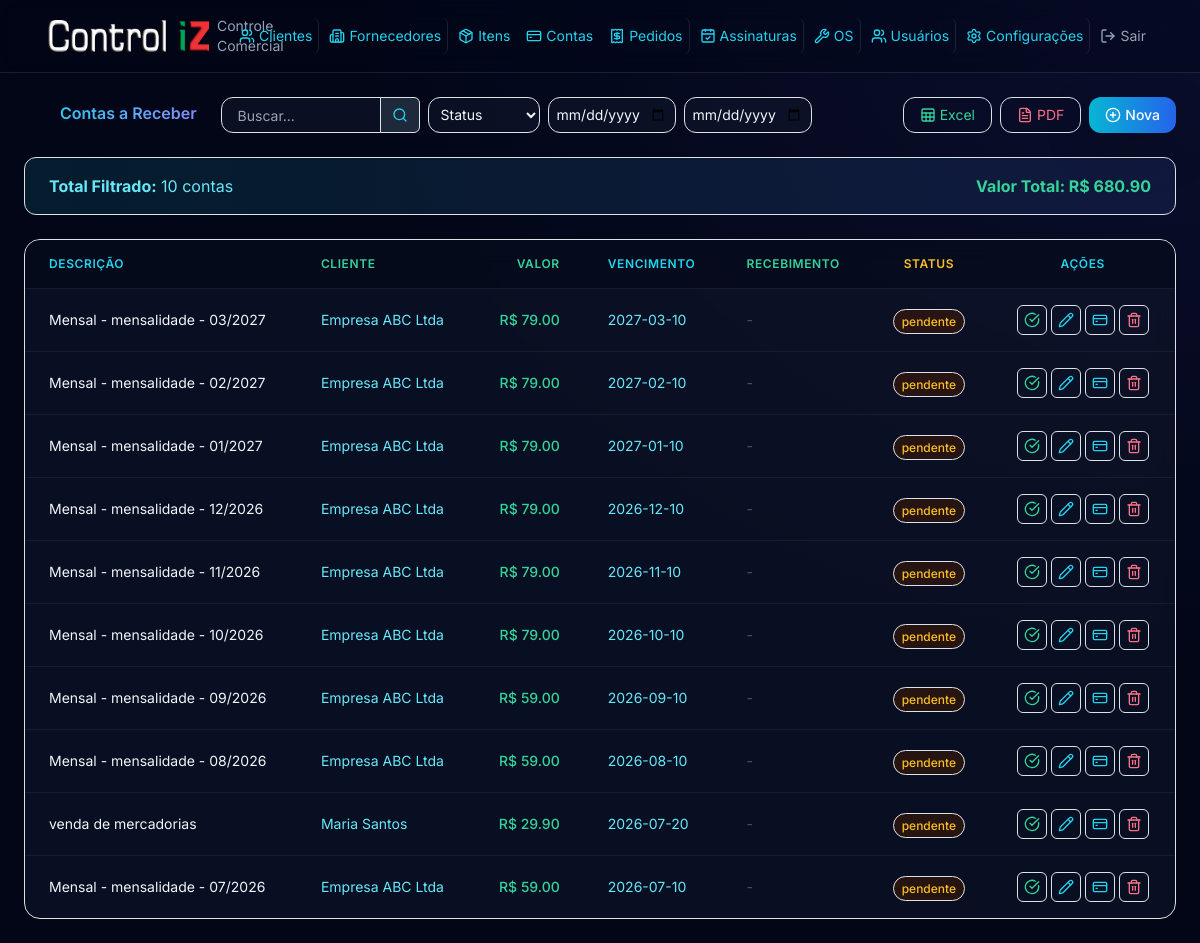
/contas/receber, run on the app's committed database.
### models.py (models this page shows)
class ContaReceber(Base):
    __tablename__ = "contas_receber"
    id = Column(Integer, primary_key=True, index=True)
    cliente_id = Column(Integer, ForeignKey("clientes.id"), nullable=True)
    descricao = Column(String(300), nullable=False)
    valor = Column(Float, nullable=False)
    data_vencimento = Column(Date, nullable=False)
    data_recebimento = Column(Date, nullable=True)
    status = Column(Enum(StatusConta), default=StatusConta.PENDENTE)
    forma_pagamento = Column(String(100), nullable=True)
    observacao = Column(Text, nullable=True)
    nosso_numero = Column(String(30), nullable=True, unique=True)
    boleto_emitido = Column(Boolean, default=False)
    boleto_url = Column(String(500), nullable=True)
    boleto_txid = Column(String(50), nullable=True)
    numero_documento = Column(String(30), nullable=True)
    api_nosso_numero = Column(String(30), nullable=True)
    data_emissao = Column(Date, nullable=True)
    motivo_baixa = Column(String(100), nullable=True)
    created_at = Column(DateTime, default=datetime.now)
    updated_at = Column(DateTime, default=datetime.now, onupdate=datetime.now)
    cliente = relationship("Cliente", back_populates="contas_receber")

class Cliente(Base):
    __tablename__ = "clientes"
    id = Column(Integer, primary_key=True, index=True)
    codigo = Column(String(50), nullable=True)
    bling_id = Column(BigInteger, nullable=True, unique=True)
    bling_updated_at = Column(DateTime, nullable=True)
    bling_pending_sync = Column(Boolean, default=False)
    nome = Column(String(200), nullable=False)
    cpf_cnpj = Column(String(20), nullable=True)
    tipo_pessoa = Column(String(10), nullable=True)
    email = Column(String(200), nullable=True)
    telefone = Column(String(20), nullable=True)
    celular = Column(String(20), nullable=True)
    endereco = Column(String(300), nullable=True)
    bairro = Column(String(100), nullable=True)
    cidade = Column(String(100), nullable=True)
    estado = Column(String(2), nullable=True)
    cep = Column(String(10), nullable=True)
    contato = Column(String(200), nullable=True)
    fantasia = Column(String(200), nullable=True)
    inscricao_estadual = Column(String(20), nullable=True)
    inscricao_municipal = Column(String(20), nullable=True)
    situacao = Column(String(1), default="A")
    observacao = Column(Text, nullable=True)
    created_at = Column(DateTime, default=datetime.now)
    updated_at = Column(DateTime, default=datetime.now, onupdate=datetime.now)
    contas_receber = relationship("ContaReceber", back_populates="cliente")
    assinaturas = relationship("Assinatura", back_populates="cliente")
    ordens_servico = relationship("OrdemServico", back_populates="cliente")

### routers/contas.py (the view)
@router.get("/receber")
def listar_contas_receber(
    request: Request, db: Session = Depends(get_db),
    status_filtro: str = Query(""), busca: str = Query(""),
    data_inicio: str = Query(""), data_fim: str = Query("")
):
    query = db.query(ContaReceber).join(Cliente, isouter=True)
    if status_filtro:
        query = query.filter(ContaReceber.status == status_filtro)
    if busca:
        query = query.filter(
            ContaReceber.descricao.ilike(f"%{busca}%") |
            Cliente.nome.ilike(f"%{busca}%")
        )
    if data_inicio:
        query = query.filter(ContaReceber.data_vencimento >= date.fromisoformat(data_inicio))
    if data_fim:
        query = query.filter(ContaReceber.data_vencimento <= date.fromisoformat(data_fim))
    contas = query.order_by(ContaReceber.data_vencimento.desc()).all()
    total_valor = sum(c.valor for c in contas)
    clientes = db.query(Cliente).order_by(Cliente.nome).all()
    clientes_json = [{"id": c.id, "nome": c.nome, "fantasia": c.fantasia or '', "cpf_cnpj": c.cpf_cnpj} for c in clientes]
    messages = get_messages(request)
    return request.app.state.templates.TemplateResponse(
        "contas/receber_listar.html",
        {"request": request, "contas": contas, "clientes": clientes,
         "status_filtro": status_filtro, "busca": busca, "StatusConta": StatusConta,
         "messages": messages, "data_inicio": data_inicio, "data_fim": data_fim,
         "total_valor": total_valor, "clientes_json": clientes_json}
    )

### templates/contas/receber_listar.html (shortened to what this page needs)
{% extends "base.html" %}
{% block content %}
<div class="flex items-center justify-between w-full mb-6 gap-4">
    <h4 class="text-transparent bg-clip-text bg-gradient-to-r from-cyan-400 to-indigo-400 font-semibold"><i data-lucide="arrow-down-circle" class="w-6 h-6 inline me-2"></i> Contas a Receber</h4>
    <div class="flex items-center gap-2">
        <form class="flex items-center flex-wrap gap-2">
            <div class="flex items-center">
                <input type="text" class="w-28 md:w-40 h-9 text-sm px-3 py-2 bg-slate-900/60 border border-slate-800/80 rounded-l-xl text-slate-100 focus:border-cyan-500/50" name="busca" placeholder="Buscar..." value="{{ busca }}">
                <button class="flex items-center justify-center h-9 w-10 bg-slate-800 border border-white/10 rounded-r-md -ml-px text-cyan-400 transition" type="submit"><i data-lucide="search" class="w-4 h-4"></i></button>
            </div>
            <select class="w-28 h-9 text-sm px-2 py-1 bg-slate-900/60 border border-slate-800/80 rounded-xl text-slate-100 focus:border-cyan-500/50" name="status_filtro" onchange="this.form.submit()">
                <option value="">Status</option>
            </select>
            <input type="date" class="h-9 text-sm px-2 py-1 bg-slate-900/60 border border-slate-800/80 rounded-xl text-slate-100 focus:border-cyan-500/50 w-28 md:w-32" name="data_inicio" value="{{ data_inicio }}" onchange="this.form.submit()">
            <input type="date" class="h-9 text-sm px-2 py-1 bg-slate-900/60 border border-slate-800/80 rounded-xl text-slate-100 focus:border-cyan-500/50 w-28 md:w-32" name="data_fim" value="{{ data_fim }}" onchange="this.form.submit()">
        </form>
    </div>
    <div class="flex items-center gap-2 flex-shrink-0 ml-auto">
        <button class="flex items-center h-9 px-3 text-sm text-emerald-400 border border-emerald-800/50 rounded-xl hover:bg-emerald-950/30 transition" onclick="exportarExcel()"><i data-lucide="sheet" class="w-4 h-4 me-1"></i> Excel</button>
        <button class="flex items-center h-9 px-3 text-sm text-rose-400 border border-rose-800/50 rounded-xl hover:bg-rose-950/30 transition" onclick="exportarPdf()"><i data-lucide="file-text" class="w-4 h-4 me-1"></i> PDF</button>
        <button class="flex items-center h-9 px-3 text-sm bg-gradient-to-r from-cyan-500 to-blue-600 hover:from-cyan-600 hover:to-blue-700 text-white rounded-xl font-medium transition-all shadow-lg shadow-cyan-500/10" data-bs-toggle="modal" data-bs-target="#modalNova"><i data-lucide="plus-circle" class="w-4 h-4 me-1"></i> Nova</button>
    </div>
</div>
<div class="flex items-center justify-between px-4 py-3 mb-4 bg-gradient-to-r from-cyan-950/50 to-blue-950/50 border border-cyan-800/50 rounded-xl">
    <span class="text-cyan-300"><strong>Total Filtrado:</strong> {{ contas|length }} contas</span>
    <span class="text-emerald-400 font-bold">Valor Total: R$ {{ "%.2f"|format(total_valor) }}</span>
</div>
<div class="overflow-x-auto w-full">
    <div class="bg-slate-900/60 backdrop-blur-md border border-slate-800/80 rounded-2xl shadow-xl overflow-hidden">
        <table class="w-full divide-y divide-slate-800/60" id="tabelaContasReceber">
        <thead class="bg-slate-950/50">
            <tr>
                <th class="px-4 py-3 text-left text-xs font-semibold text-cyan-400 uppercase tracking-wider">Descrição</th>
                <th class="px-4 py-3 text-left text-xs font-semibold text-emerald-400 uppercase tracking-wider">Cliente</th>
                <th class="px-4 py-3 text-right text-xs font-semibold text-emerald-400 uppercase tracking-wider">Valor</th>
                <th class="px-4 py-3 text-left text-xs font-semibold text-cyan-400 uppercase tracking-wider">Vencimento</th>
                <th class="px-4 py-3 text-left text-xs font-semibold text-emerald-400 uppercase tracking-wider">Recebimento</th>
                <th class="px-4 py-3 text-center text-xs font-semibold text-amber-400 uppercase tracking-wider">Status</th>
                <th class="px-4 py-3 text-center text-xs font-semibold text-cyan-400 uppercase tracking-wider">Ações</th>
            </tr>
        </thead>
        <tbody class="divide-y divide-slate-800/60">
            {% for c in contas %}
            <tr class="hover:bg-slate-800/40 transition">
                <td class="px-4 py-3 text-sm text-slate-100">{{ c.descricao }}</td>
                <td class="px-4 py-3 text-sm text-cyan-300">{{ c.cliente.nome if c.cliente else '-' }}</td>
                <td class="px-4 py-3 text-right text-sm text-emerald-400 font-medium">R$ {{ "%.2f"|format(c.valor) }}</td>
                <td class="px-4 py-3 text-sm{% if c.status.value in ['pendente', 'vencido'] and c.data_vencimento < now() %} text-rose-400{% else %} text-cyan-300{% endif %}">{{ c.data_vencimento }}</td>
                <td class="px-4 py-3 text-sm{% if c.data_recebimento %} text-emerald-300{% else %} text-slate-600{% endif %}">{{ c.data_recebimento or '-' }}</td>
                <td class="px-4 py-3 text-center">
                    {% set cor = 'emerald' if c.status.value == 'pago' else 'amber' if c.status.value == 'pendente' else 'rose' if c.status.value == 'vencido' else 'slate' %}
                    <span class="px-2 py-1 text-xs font-medium bg-{{ cor }}-950/50 text-{{ cor }}-400 border border-{{ cor }}-800/50 rounded-full">{{ c.status.value }}</span>
                </td>
<td class="px-4 py-3 text-center align-middle">
                     <div class="flex items-center justify-center gap-1">
                         {% if c.status.value not in ['pago', 'cancelado', 'baixa_solicitada'] %}
                          <button class="inline-flex p-1.5 text-emerald-400 border border-slate-700 rounded hover:bg-emerald-950/30 transition" title="Receber" onclick="abrirRecebimento({{ c.id }}, '{{ c.descricao|e }}', '{{ c.cliente.nome if c.cliente else '---' }}', {{ c.valor }})"><i data-lucide="check-circle" class="w-4 h-4"></i></button>
                          <button class="inline-flex p-1.5 text-cyan-400 border border-slate-700 rounded hover:bg-cyan-950/30 transition" title="Editar" onclick="abrirEditarReceber({{ c.id }})"><i data-lucide="pencil" class="w-4 h-4"></i></button>
                         {% endif %}
                         {% if c.boleto_emitido and c.status.value not in ['cancelado', 'baixa_solicitada', 'pago'] %}
                          <a href="{{ c.boleto_url }}" target="_blank" class="inline-flex p-1.5 text-emerald-400 border border-slate-700 rounded hover:bg-emerald-950/30 transition" title="Ver Boleto"><i data-lucide="eye" class="w-4 h-4"></i></a>
                          <a href="/contas/receber/{{ c.id }}/imprimir-boleto" target="_blank" class="inline-flex p-1.5 text-slate-300 border border-slate-700 rounded hover:bg-slate-800/50 transition" title="Imprimir Boleto"><i data-lucide="printer" class="w-4 h-4"></i></a>
                         {% elif c.status.value not in ['cancelado', 'baixa_solicitada', 'pago'] %}
                          <button class="inline-flex p-1.5 text-cyan-400 border border-slate-700 rounded hover:bg-cyan-950/30 transition" title="Emitir Boleto" onclick="abrirEmitir({{ c.id }}, {{ c.valor }})"><i data-lucide="credit-card" class="w-4 h-4"></i></button>
                         {% endif %}
                         <button type="button" class="inline-flex p-1.5 text-rose-400 border border-slate-700 rounded hover:bg-rose-950/30 transition" onclick="confirmarExclusao('/contas/receber/{{ c.id }}/excluir')" title="Excluir"><i data-lucide="trash-2" class="w-4 h-4"></i></button>
                     </div>
                 </td>
            </tr>
            {% else %}
            <tr><td colspan="7" class="px-4 py-12 text-center text-slate-500">Nenhuma conta cadastrada</td></tr>
            {% endfor %}
        </tbody>
    </table>
    </div>
</div>
{% endblock %}

### static/css/styles.css (style rules this page uses)
:root { --bg-primary: #0b1120; --bg-secondary: #111827; --glass-bg: rgba(17, 24, 39, 0.7); --glass-border: rgba(255, 255, 255, 0.08); --accent-primary: #0066cc; --accent-secondary: #00b359; --accent-tertiary: #e62e2e; --accent-gradient: linear-gradient(135deg, #0066cc 0%, #00b359 100%); --text-primary: #ffffff; --text-secondary: #94a3b8; --text-muted: #64748b; --success: #00b359; --warning: #f59e0b; --danger: #e62e2e; }
* { font-family: 'Inter', sans-serif; }
body { background-color: var(--bg-primary); color: var(--text-primary); min-height: 100vh; }

### data on the page
ContaReceber: descricao "Mensal - mensalidade - 03/2027", cliente "Empresa ABC Ltda", valor "79.00", data_vencimento "2027-03-10", data_recebimento "-", status.value "pendente"
ContaReceber: descricao "Mensal - mensalidade - 02/2027", cliente "Empresa ABC Ltda", valor "79.00", data_vencimento "2027-02-10", data_recebimento "-", status.value "pendente"
ContaReceber: descricao "Mensal - mensalidade - 01/2027", cliente "Empresa ABC Ltda", valor "79.00", data_vencimento "2027-01-10", data_recebimento "-", status.value "pendente"
ContaReceber: descricao "Mensal - mensalidade - 12/2026", cliente "Empresa ABC Ltda", valor "79.00", data_vencimento "2026-12-10", data_recebimento "-", status.value "pendente"
ContaReceber: descricao "Mensal - mensalidade - 11/2026", cliente "Empresa ABC Ltda", valor "79.00", data_vencimento "2026-11-10", data_recebimento "-", status.value "pendente"
ContaReceber: descricao "Mensal - mensalidade - 10/2026", cliente "Empresa ABC Ltda", valor "79.00", data_vencimento "2026-10-10", data_recebimento "-", status.value "pendente"
ContaReceber: descricao "Mensal - mensalidade - 09/2026", cliente "Empresa ABC Ltda", valor "59.00", data_vencimento "2026-09-10", data_recebimento "-", status.value "pendente"
ContaReceber: descricao "Mensal - mensalidade - 08/2026", cliente "Empresa ABC Ltda", valor "59.00", data_vencimento "2026-08-10", data_recebimento "-", status.value "pendente"
ContaReceber: descricao "venda de mercadorias", cliente "Maria Santos", valor "29.90", data_vencimento "2026-07-20", data_recebimento "-", status.value "pendente"
ContaReceber: descricao "Mensal - mensalidade - 07/2026", cliente "Empresa ABC Ltda", valor "59.00", data_vencimento "2026-07-10", data_recebimento "-", status.value "pendente"

### other printed values
{{ contas|length }} "10"
{{ "%.2f"|format(total_valor) }} "680.90"
